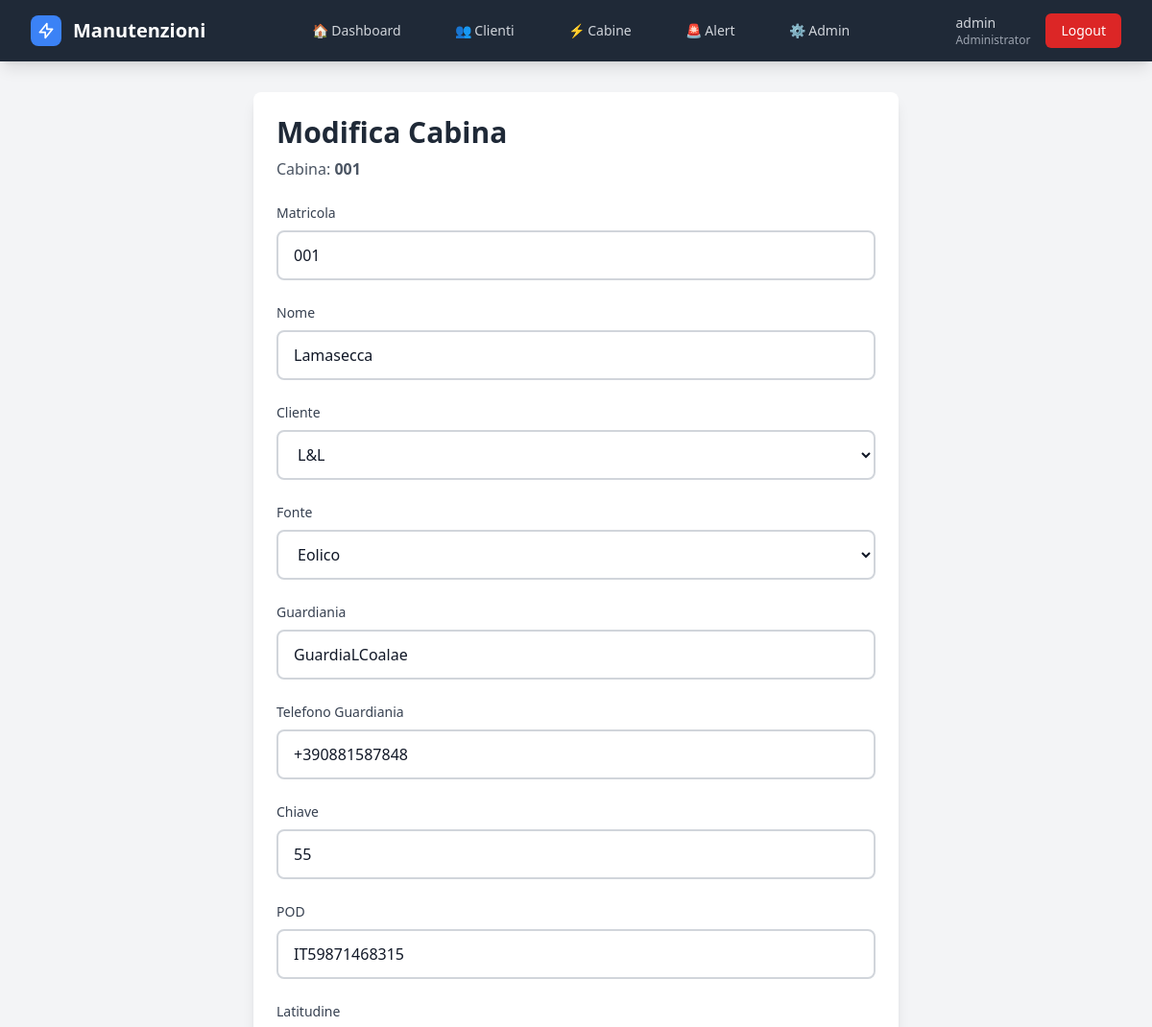
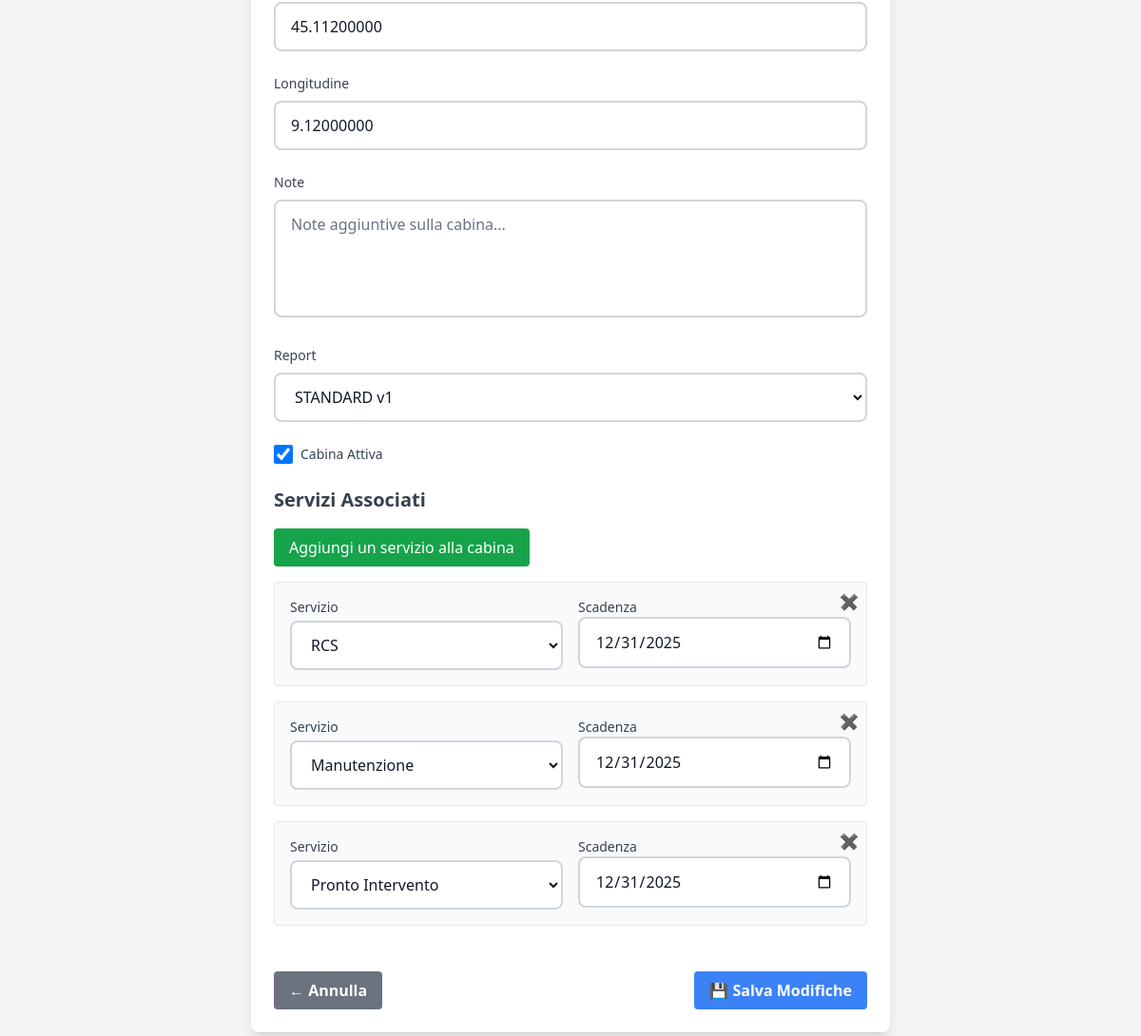
The page /cabine/001/modifica/ (signed in) on the database its author committed (2 pictures, top to bottom).
### gestione/models.py (models this page shows, shortened)
class User(AbstractUser):
    RUOLI_CHOICES = [
        ('Administrator', 'Administrator'),
        ('Controlroom', 'Controlroom'),
        ('Operatore', 'Operatore'),
    ]
    ruolo = models.CharField(max_length=20, choices=RUOLI_CHOICES, default='Operatore')
    def is_administrator(self):
        return self.is_superuser or self.ruolo == 'Administrator'

class Cabina(models.Model):
    nome = models.CharField(max_length=200, verbose_name="Nome/Denominazione")
    matricola = models.CharField(max_length=50, unique=True, verbose_name="Matricola")
    cliente = models.ForeignKey(Cliente, on_delete=models.CASCADE, related_name='cabine', verbose_name="Cliente")
    fonte = models.CharField(max_length=50,blank=True,verbose_name="Fonte energetica")
    guardiania = models.CharField(max_length=100, blank=True, verbose_name="Guardiania")
    chiave = models.CharField(max_length=50, blank=True, verbose_name="N° Chiave")
    pod = models.CharField(max_length=50, blank=True, verbose_name="POD")
    telefono_guardiania = models.CharField(max_length=20, blank=True, verbose_name="Tel. Guardiania")
    latitudine = models.DecimalField(max_digits=10, decimal_places=8, null=True, blank=True, verbose_name="Latitudine")
    longitudine = models.DecimalField(max_digits=11, decimal_places=8, null=True, blank=True, verbose_name="Longitudine")
    attiva = models.BooleanField(default=True, verbose_name="Attiva")
    note = models.TextField(blank=True, verbose_name="Note")
    template_report = models.ForeignKey(
        'ReportTemplate',
        on_delete=models.SET_NULL,
        null=True,
        blank=True,
        related_name='cabine_assegnate',
        verbose_name="Template report"
    )
    def prossima_manutenzione_ordinaria(self):
        prossima = self.manutenzioni.filter(
            stato='programmata',
            tipo__in=['semestrale', 'annuale']
        ).order_by('data_programmata').first()
        return prossima.data_programmata if prossima else None
    def giorni_alla_manutenzione_ordinaria(self):
        prossima = self.prossima_manutenzione_ordinaria()
        if prossima:
            delta = prossima - timezone.now().date()
            return delta.days
        return None
    def stato_manutenzione_ordinaria(self):
        giorni = self.giorni_alla_manutenzione_ordinaria()
        if giorni is None:
            return 'nessuna_programmata'
        elif giorni < 0:
            return 'scaduta'
        elif giorni <= 30:
            return 'in_scadenza'
        else:
            return 'ok'
    class Meta:
        verbose_name = "Cabina"
        verbose_name_plural = "Cabine"
        ordering = ['matricola']

### gestione/views.py (the view)
# urls.py: path('cabine/<str:matricola>/modifica/', views.modifica_cabina, name='modifica_cabina'),
@login_required
def modifica_cabina(request, matricola):
    if not (request.user.is_administrator() or request.user.is_controlroom()):
        messages.error(request, "Non hai i permessi per modificare cabine.")
        return redirect('dashboard')
    cabina = get_object_or_404(Cabina, matricola=matricola)
    if request.method == 'POST':
        form = CabinaForm(request.POST, instance=cabina)
        pairs, servizi_errors = _parse_servizi_from_post(request)
        if form.is_valid() and not servizi_errors:
            with transaction.atomic():
                cabina = form.save()
                CabinaServizio.objects.filter(cabina=cabina).delete()
                objs = [
                    CabinaServizio(cabina=cabina, servizio_id=sid, scadenza=dt)
                    for sid, dt in pairs
                ]
                try:
                    CabinaServizio.objects.bulk_create(objs)
                except IntegrityError:
                    for o in objs:
                        CabinaServizio.objects.update_or_create(
                            cabina=o.cabina, servizio_id=o.servizio_id,
                            defaults={'scadenza': o.scadenza}
                        )
            messages.success(request, f"Cabina {cabina.matricola} modificata con successo!")
            return redirect('dettaglio_cabina', matricola=cabina.matricola)
        if servizi_errors:
            for e in servizi_errors:
                messages.error(request, e)
        servizi_initial = [
            {"servizio": sid, "scadenza": dt.strftime("%Y-%m-%d")}
            for sid, dt in pairs
        ]
    else:
        form = CabinaForm(instance=cabina)
        servizi_initial = [
            {"servizio": cs.servizio_id, "scadenza": cs.scadenza.strftime("%Y-%m-%d")}
            for cs in cabina.servizi_assoc.all()
        ]
    context = {
        'form': form,
        'cabina': cabina,
        'today': timezone.now().date(),
        'servizi_options': Servizio.objects.all().order_by('nome'),
        'servizi_initial': servizi_initial,
    }
    context['servizi'] = context['servizi_options']
    return render(request, 'cabine/modifica.html', context)

### gestione/context_processors.py (called while the page is built)
def alert_count(request):
    if not request.user.is_authenticated:
        return {'alert_count': 0}
    alert_cabine = 0
    for cabina in Cabina.objects.filter(attiva=True):
        stato = cabina.stato_manutenzione_ordinaria()
        if stato in ['scaduta', 'in_scadenza']:
            alert_cabine += 1
    alert_componenti = 0
    for componente in Componente.objects.filter(attivo=True):
        stato = componente.stato_manutenzione()
        if stato in ['scaduta', 'in_scadenza']:
            alert_componenti += 1
    total_alert = alert_cabine + alert_componenti
    return {
        'alert_count': total_alert,
        'alert_critici': alert_cabine,
        'alert_componenti': alert_componenti,
    }

### gestione/models.py (called while the page is built)
    def __str__(self):
        return self.nome_azienda

    def __str__(self):
        return f"{self.nome} v{self.versione}"

### templates/cabine/modifica.html (shortened to what this page needs)
{% extends 'base.html' %}
{% block content %}
<div class="container mx-auto p-8">
  <div class="max-w-2xl mx-auto">
    <div class="bg-white shadow-lg rounded-lg p-6">
      <div class="mb-6">
        <h1 class="text-3xl font-bold text-gray-800">Modifica Cabina</h1>
        <p class="text-gray-600 mt-2">Cabina: <strong>{{ cabina.matricola }}</strong></p>
      </div>
      <form method="post" class="space-y-6">
        {% include 'cabine/partials/_creamodifica_cabina_formfield.html' %}
        {% include 'cabine/partials/_creamodifica_cabina_servizi.html' %}
        <div class="flex justify-between pt-6">
          <a href="{% url 'dettaglio_cabina' cabina.matricola %}" class="bg-gray-500 hover:bg-gray-700 text-white font-bold py-2 px-4 rounded">← Annulla</a>
          <button type="submit" class="bg-blue-500 hover:bg-blue-700 text-white font-bold py-2 px-4 rounded">💾 Salva Modifiche</button>
        </div>
      </form>
    </div>
  </div>
</div>
{% endblock %}

### templates/base.html (shortened to what this page needs)
<!DOCTYPE html>
<html lang="it">
<head>
    <script src="https://cdn.tailwindcss.com"></script>
</head>
<body class="bg-gray-100 min-h-screen">
    {% if user.is_authenticated %}
    <nav class="bg-primary shadow-lg fixed w-full top-0 z-50">
        <div class="max-w-7xl mx-auto px-4 sm:px-6 lg:px-8">
            <div class="flex justify-between h-16">
                <div class="flex items-center">
                    <div class="flex-shrink-0">
                        <a href="{% url 'dashboard' %}" class="flex items-center">
                            <div class="w-8 h-8 bg-blue-500 rounded-lg flex items-center justify-center mr-3">
                                <svg class="w-5 h-5 text-white" fill="none" stroke="currentColor" viewBox="0 0 24 24">
                                    <path stroke-linecap="round" stroke-linejoin="round" stroke-width="2"
                                        d="M13 10V3L4 14h7v7l9-11h-7z"></path>
                                </svg>
                            </div>
                            <span class="text-white text-xl font-bold">Manutenzioni</span>
                        </a>
                    </div>
                </div>
                <div class="hidden md:flex items-center space-x-8">
                    <a href="{% url 'dashboard' %}"
                        class="text-gray-300 hover:text-white px-3 py-2 rounded-md text-sm font-medium transition-colors
                              {% if request.resolver_match.url_name == 'dashboard' %}bg-secondary text-white{% endif %}">
                        🏠 Dashboard
                    </a>
                    <a href="{% url 'lista_clienti' %}" class="text-gray-300 hover:text-white px-3 py-2 rounded-md text-sm font-medium transition-colors
                              {% if 'clienti' in request.resolver_match.url_name %}bg-secondary text-white{% endif %}">
                        👥 Clienti
                    </a>
                    <a href="{% url 'lista_cabine' %}" class="text-gray-300 hover:text-white px-3 py-2 rounded-md text-sm font-medium transition-colors
                              {% if 'cabine' in request.resolver_match.url_name %}bg-secondary text-white{% endif %}">
                        ⚡ Cabine
                    </a>
                    <a href="{% url 'lista_alert' %}" class="text-gray-300 hover:text-white px-3 py-2 rounded-md text-sm font-medium transition-colors relative
          {% if request.resolver_match.url_name == 'lista_alert' %}bg-secondary text-white{% endif %}">
                        🚨 Alert
                    </a>
                    {% if user.is_administrator %}
                    <a href="/admin/"
                        class="text-gray-300 hover:text-white px-3 py-2 rounded-md text-sm font-medium transition-colors">
                        ⚙️ Admin
                    </a>
                    {% endif %}
                </div>
                <div class="hidden md:flex items-center space-x-4">
                    <div class="text-gray-300 text-sm">
                        <span class="font-medium">{{ user.get_full_name|default:user.username }}</span>
                        <span class="text-xs block text-gray-400">
                            {% if user.is_administrator %}Administrator
                            {% elif user.is_controlroom %}Control Room
                            {% elif user.is_operatore %}Operatore
                            {% endif %}
                        </span>
                    </div>
                    <a href="{% url 'logout' %}"
                        class="bg-red-600 hover:bg-red-700 text-white px-4 py-2 rounded-md text-sm font-medium transition-colors">
                        Logout
                    </a>
                </div>
            </div>
        </div>
    </nav>
    {% endif %}
    <main class="{% if user.is_authenticated %}pt-16{% endif %}">
        {% block content %}
        {% endblock %}
    </main>
</body>
</html>

### templates/cabine/partials/_creamodifica_cabina_formfield.html (shortened to what this page needs)
<div>
  <label class="block text-sm font-medium text-gray-700 mb-2">Matricola</label>
  {{ form.matricola }}
</div>
<div>
  <label class="block text-sm font-medium text-gray-700 mb-2">Nome</label>
  {{ form.nome }}
</div>
<div>
  <label class="block text-sm font-medium text-gray-700 mb-2">Cliente</label>
  {{ form.cliente }}
</div>
<div>
  <label class="block text-sm font-medium text-gray-700 mb-2">Fonte</label>
  {{ form.fonte }}
</div>
<div>
  <label class="block text-sm font-medium text-gray-700 mb-2">Guardiania</label>
  {{ form.guardiania }}
</div>
<div>
  <label class="block text-sm font-medium text-gray-700 mb-2">Telefono Guardiania</label>
  {{ form.telefono_guardiania }}
</div>
<div>
  <label class="block text-sm font-medium text-gray-700 mb-2">Chiave</label>
  {{ form.chiave }}
</div>
<div>
  <label class="block text-sm font-medium text-gray-700 mb-2">POD</label>
  {{ form.pod }}
</div>
<div>
  <label class="block text-sm font-medium text-gray-700 mb-2">Latitudine</label>
  {{ form.latitudine }}
</div>
<div>
  <label class="block text-sm font-medium text-gray-700 mb-2">Longitudine</label>
  {{ form.longitudine }}
</div>
<div>
  <label class="block text-sm font-medium text-gray-700 mb-2">Note</label>
  {{ form.note }}
</div>
<div>
  <label class="block text-sm font-medium text-gray-700 mb-2">Report</label>
  {{ form.template_report }}
</div>
<div>
  <label class="flex items-center">
    {{ form.attiva }}
    <span class="ml-2 text-sm text-gray-700">Cabina Attiva</span>
  </label>
</div>

### rows shown on the page
User: get_full_name "admin"
Cabina: matricola "001", nome "Lamasecca", cliente "L&L", fonte "Eolico", guardiania "GuardiaLCoalae", telefono_guardiania "+390881587848", chiave "55", pod "IT59871468315", latitudine "45.11200000", longitudine "9.12000000", template_report "STANDARD v1", attiva "☑"

### other values the page prints
form field value "RCS"
